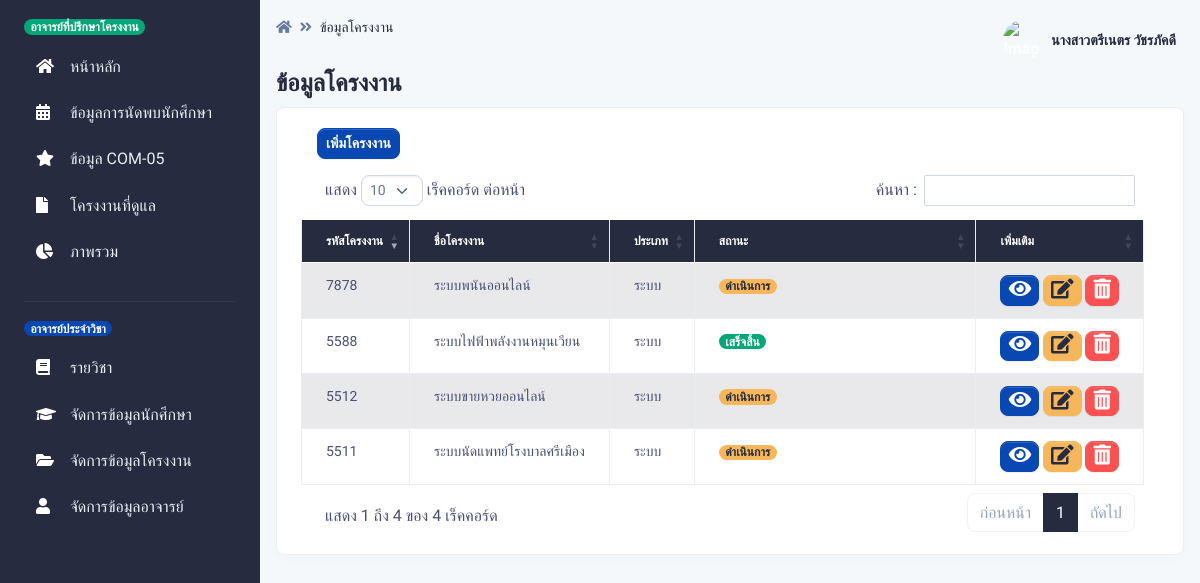
Before: /pages/project_all/index.php (signed in) with the older database file.
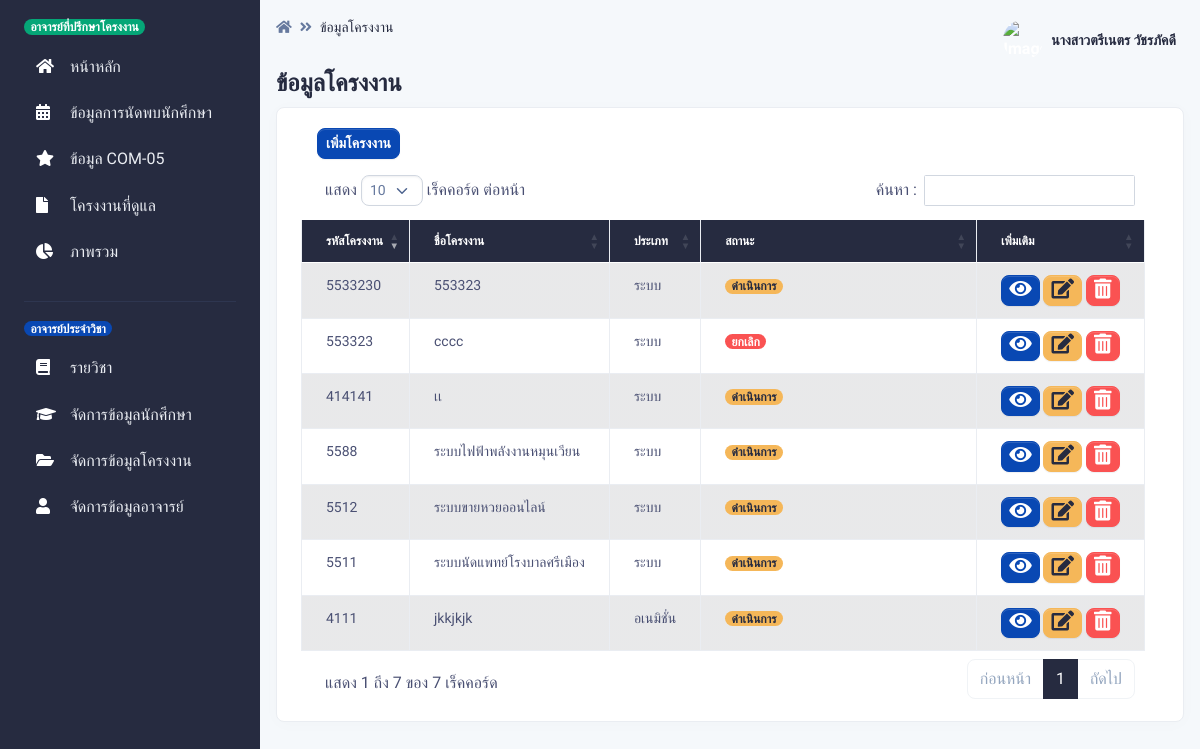
After: the same page with the newer database file.
### tables this page shows
CREATE TABLE `project` (
  `project_id` int(15) NOT NULL,
  `project_name` varchar(255) NOT NULL,
  `project_type` int(2) NOT NULL,
  `project_status` int(2) NOT NULL DEFAULT 1
);

CREATE TABLE `project_type` (
  `project_type_id` int(2) NOT NULL,
  `project_type_name` varchar(255) NOT NULL
);

CREATE TABLE `project_status` (
  `project_status_id` int(2) NOT NULL,
  `project_status_name` varchar(255) NOT NULL,
  `project_status_class` varchar(255) NOT NULL
);

### pages/project_all/index.php (the view, shortened to what the changed rows need)
<?php
if ($_SESSION["Teacherlevel"]=="2"){?>
<?php include '../../conn.php';
?>
<!DOCTYPE html>
<html lang="en">
<head>
    <link type="text/css" href="../../vendor/@fortawesome/fontawesome-free/css/all.min.css" rel="stylesheet">
    <link type="text/css" href="../../vendor/notyf/notyf.min.css" rel="stylesheet">
    <link type="text/css" href="../../css/volt.css" rel="stylesheet">
    <link rel="stylesheet" type="text/css" href="https://cdn.datatables.net/1.10.23/css/dataTables.bootstrap5.min.css">
</head>
<body>
    <?php include '../menu_te.php';?>
    <main class="content">
        <nav class="navbar navbar-top navbar-expand navbar-dashboard navbar-dark pl-0 pr-2 pb-0">
            <div class="container-fluid px-0">
                <div class="d-flex justify-content-between w-100" id="navbarSupportedContent">
                    <div class="d-flex">
                        <nav aria-label="breadcrumb">
                            <ol class="breadcrumb breadcrumb-dark breadcrumb-transparent">
                            <li class="breadcrumb-item"><a href="../subject"><span class="fas fa-home"></span></a></li>
                                    <li class="breadcrumb-item active" aria-current="page">ข้อมูลโครงงาน</li>
                            </ol>
                        </nav>
                    </div>
                    <?php include '../navbar_te.php';?>
                </div>
            </div>
        </nav>
        <div class="py-0">
            <div class="d-flex justify-content-between w-100 flex-wrap">
                <div class="mb-3 mb-lg-0">
                    <h1 class="h4">ข้อมูลโครงงาน</h1>
                </div>
            </div>
        </div>
        <div class="card border-light shadow-sm mb-4">
            <div class="card-body">
                <div class="container">
                    <div class="row">
                        <div class="col-lg-6 col-md-6">
                        <a class="btn btn-info btn-sm " href="project_add.php"
                                role="button">เพิ่มโครงงาน</a>
                        </div>
                        <div class="col-lg-6 col-md-6">
                        </div>
                    </div>
                </div>
            <div class="table-responsive">
                <table id="example" class="table table-striped table-bordered" width="100%"
                    data-order="[[ 0, &quot;desc&quot; ]]" id="tableId">
                    <col style="width:5%">
                    <col style="width:7%">
                    <col style="width:7%">
                    <col style="width:71%">
                    <col style="width:5%">
                    <col style="width:5%">
                    <thead class="thead-dark">
                    <tr>
                            <th>รหัสโครงงาน</th>
                            <th>ชื่อโครงงาน</th>
                            <th>ประเภท</th>
                            <th>สถานะ</th>
                            <th>เพิ่มเติม</th>
                        </tr>
                    </thead>
                    <tbody>
                        <?php
					$sql = "SELECT
                    project.project_id,
                    project.project_name,
                    project_type.project_type_name,
                    project_status.project_status_name,
                    project_status.project_status_class
                    FROM
                    project
                    INNER JOIN project_type ON project.project_type = project_type.project_type_id
                    INNER JOIN project_status ON project.project_status = project_status.project_status_id";
					$result = $con->query($sql);
					if ($result->num_rows > 0) {
						while($row = $result->fetch_assoc()) {
                            echo '<tr>
                                <td>'. $row["project_id"].'</td>
                                <td>'. mb_substr($row["project_name"],0,50,'UTF-8').'</td>
                                <td>'. $row["project_type_name"].'</td>
                                <td><h6><span class="badge bg-'. $row["project_status_class"].'">'. $row["project_status_name"].'</span></h6></td>
                                   <td>
                                        <a type="button" href="project_show.php?act=show&ID=' . $row["project_id"].'"
                                            class="btn btn-info btn-xs"
                                           >
                                            <span class="icon icon-sm">
                                                <span class="fas fa-eye icon-dark"></span>
                                            </span>
                                        </a>
                                        <a type="button" href="project_edit.php?act=show&ID=' . $row["project_id"].'"
                                        class="btn btn-warning btn-xs"
                                       >
                                        <span class="icon icon-sm">
                                            <span class="fas fa-edit icon-dark"></span>
                                        </span>
                                    </a>
                                    <a type="button" href="javascript: delete_project(' . $row["project_id"].')"
                                        class="btn btn-danger btn-xs"
                                       >
                                        <span class="icon icon-sm">
                                            <span class="fas fa-trash-alt icon-dark"></span>
                                        </span>
                                    </a>
                                </td>
                            </tr>';
						}
					}
					?>
                    </tbody>
                </table>
            </div>
        </div>
        </div>
    </main>
</body>
</html>
<?php }else{
Header("Location: ../404/404.php");
    }
    ?>

Changed rows visible on the page:
removed project: project_id "7878", project_name "ระบบพนันออนไลน์", project_type.project_type_name "ระบบ", project_status.project_status_name "ดำเนินการ"
added project: project_id "4111", project_name "jkkjkjk", project_type.project_type_name "อเนมิชั่น", project_status.project_status_name "ดำเนินการ"
changed project "ระบบไฟฟ้าพลังงานหมุนเวียน": project_status 2 → 1 (drawn); project_status.project_status_name "เสร็จสิ้น" → "ดำเนินการ"
added project: project_id "414141", project_name "เเ", project_type.project_type_name "ระบบ", project_status.project_status_name "ดำเนินการ"
added project: project_id "553323", project_name "cccc", project_type.project_type_name "ระบบ", project_status.project_status_name "ยกเลิก"
added project: project_id "5533230", project_name "553323", project_type.project_type_name "ระบบ", project_status.project_status_name "ดำเนินการ"
Other visible differences:
text written by a page script: "แสดง เร็คคอร์ด ต่อหน้า ค้นหา : แสดง 1 ถึง 4 ของ 4 เร็คคอร์ด ก่อนหน้า 1 ถัดไป" → "แสดง เร็คคอร์ด ต่อหน้า ค้นหา : แสดง 1 ถึง 7 ของ 7 เร็คคอร์ด ก่อนหน้า 1 ถัดไป"
